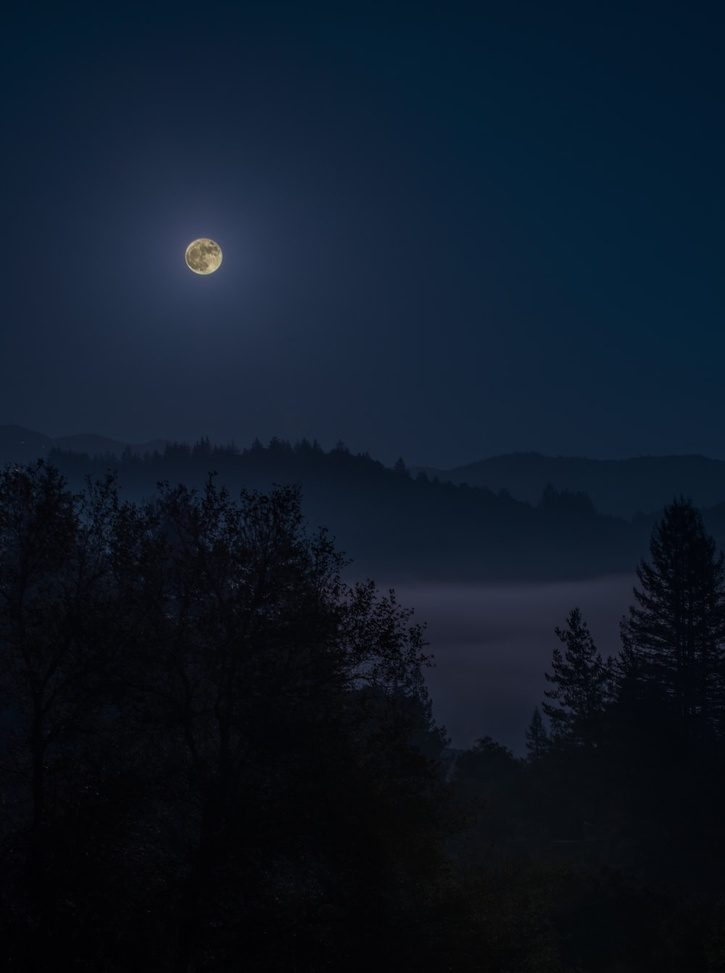
#> input picture photo1.jpeg, 725 x 973 px, shrunk from 1000 x 1342 before the run
$ jupyter execute --allow-errors 05_01_Air_Fiya_Niswatus_Sholihah.ipynb
#> lines starting #> are read from the running program, lines starting #| are printed output that depends on the picture
# Assignment Ch. 5 - Computer Vision [Case #1]
Startup Campus, Indonesia - `Artificial Intelligence Track`
* Dataset: -
* Libraries: Scikit-image, OpenCV, Numpy, Matplotlib
* Objective: Digital Image Processing

`PREREQUISITE` All modules (with their suitable versions) are installed properly.
<br>`TASK` Complete the notebook cell's code marked with <b>#TODO</b> comment.
<br>`TARGET PORTFOLIO` Students are able to replicate the image enhancement algorithm commonly (and recently) used in smartphone companies.
<br>`WARNING` Do **NOT CHANGE** any codes within the User-defined Functions (UDFs) section.

### Case Study Description
As of July 2023, both Apple and Samsung lead the smartphone industry worldwide, with a combined 52.61% of the total market share [(ref1)](https://www.oberlo.com/statistics/smartphone-market-share). As the main feature that must be present on today's smartphones, Apple and Samsung are competing to create camera technology so you can capture your best photo even in the low light condition.
- In September 2019, Apple introduced **Deep Fusion** technology (via the iPhone 11 series) to tackle the challenge. Its upgrade, named **Photonic Engine**, was introduced in September 2022 via the new iPhone 14 series [(ref2)](https://www.youtube.com/watch?v=ux6zXguiqxM&t=4784s&ab_channel=Apple).
- In February 2023, Samsung introduced **Adaptive Tetra-squared Pixel Sensor** technology with the Samsung S23 series as a counter-solution to a similar problem, promising excellent bright photo results from dark-toned images [(ref3)](https://www.youtube.com/watch?v=gUM2wYKdxDA&t=742s&ab_channel=Samsung).

At its core, both technologies work by combining several adjacent pixels into a single pixel, using a **Max Pooling** operation. In this case, you are challenged to replicate the concept (brighten dark-toned photos), and then compare the result with another approach, i.e., **Contrast Limited Adaptive Histogram Equation (CLAHE)**.

[KLIK UNTUK TERJEMAHKAN TEKS](https://translate.google.com/?hl=id&ie=UTF-8&sl=en&tl=id&text=As%20of%20July%202023%2C%20both%20Apple%20and%20Samsung%20lead%20the%20smartphone%20industry%20worldwide%2C%20with%20a%20combined%2052.61%25%20of%20the%20total%20market%20share%20(ref1).%20As%20the%20main%20feature%20that%20must%20be%20present%20on%20today%27s%20smartphones%2C%20Apple%20and%20Samsung%20are%20competing%20to%20create%20camera%20technology%20so%20you%20can%20capture%20your%20best%20photo%20even%20in%20the%20low%20light%20condition.%0A%0A-%20In%20September%202019%2C%20Apple%20introduced%20Deep%20Fusion%20technology%20(via%20the%20iPhone%2011%20series)%20to%20tackle%20the%20challenge.%20Its%20upgrade%2C%20named%20Photonic%20Engine%2C%20was%20introduced%20in%20September%202022%20via%20the%20new%20iPhone%2014%20series%20(ref2).%0A%0A-%20In%20February%202023%2C%20Samsung%20introduced%20Adaptive%20Tetra-squared%20Pixel%20Sensor%20technology%20with%20the%20Samsung%20S23%20series%20as%20a%20counter-solution%20to%20a%20similar%20problem%2C%20promising%20excellent%20bright%20photo%20results%20from%20dark-toned%20images%20(ref3).%0A%0AAt%20its%20core%2C%20both%20technologies%20work%20by%20combining%20several%20adjacent%20pixels%20into%20a%20single%20pixel%2C%20using%20a%20Max%20Pooling%20operation.%20In%20this%20case%2C%20you%20are%20challenged%20to%20replicate%20the%20concept%20(brighten%20dark-toned%20photos)%2C%20and%20then%20compare%20the%20result%20with%20another%20approach%2C%20i.e.%2C%20Contrast%20Limited%20Adaptive%20Histogram%20Equation%20(CLAHE).&op=translate)

### Import libraries

[cell 1]
import numpy as np, cv2
from skimage.io import imsave
from skimage.measure import block_reduce
from torch.nn import MaxPool2d
from torch import from_numpy
from matplotlib import pyplot as plt
from matplotlib.image import imread

### User-defined Functions (UDFs)

[cell 2]
def plot(
    imgs : list,
    titles : list = ["ORIGINAL", "EDITED"],
    figsize : tuple = (8, 5),
    cmaps : list = [None, None],
    *args, **kwargs
) -> None:

    if len(imgs) > 3:
        raise ValueError("Max. total image = 3.")

    if len(imgs) != len(titles):
        raise ValueError("'imgs' should be in the same length with 'titles'.")

    my_figure = plt.figure(figsize=figsize)
    # NOTE: figsize=(width/horizontally, height/vertically)

    fig_ids = [121, 122] if len(imgs) == 2 else [131, 132, 133]

    for idx, img, title, c in zip(fig_ids, imgs, titles, cmaps):
        m = my_figure.add_subplot(idx)
        plt.imshow(img, cmap=c)
        plt.axis("off")
        plt.title(title)

    plt.tight_layout()

[cell 3]
def apply_clahe_rgb(img, clipLimit=2, tileGridSize=(10, 10)):
    # LAB color model where L = Lightness, a = green-red, b = blue-yellow
    light, a, b = cv2.split(cv2.cvtColor(img, cv2.COLOR_BGR2LAB)) # convert to LAB color model
    light_clahe = cv2.createCLAHE(clipLimit=clipLimit, tileGridSize=tileGridSize).apply(light) # apply CLAHE for lightness (L) component only
    return cv2.cvtColor(cv2.merge((light_clahe, a, b)), cv2.COLOR_LAB2BGR) # return with reconvert to BGR color model

### Load dataset
Do NOT forget to upload "photo1.jpeg" and "lena.png" to the Google Collab files.

[cell 4]
img = imread("photo1.jpeg")
#> img is the input picture: shape (973, 725, 3); mean R, G, B 14.2, 24.9, 38.9

[cell 5]
lena = cv2.imread("lena.png")

### Warm Up: Image processing (exploration using OpenCV)

* Color image -> Grayscale image

#> (a cell that did not finish here is left out)

* Check their histograms

[cell 7]
# TODO: Plot the histogram from the original image
color = ('b', 'g', 'r')
for i, col in enumerate(color):
  histr = cv2.calcHist(images=[img], channels=[i], mask=None, histSize=[256], ranges=[0, 256])
  plt.plot(histr, color=col)

plt.xlabel("pixel value RGB")
plt.ylabel("count")
plt.show()
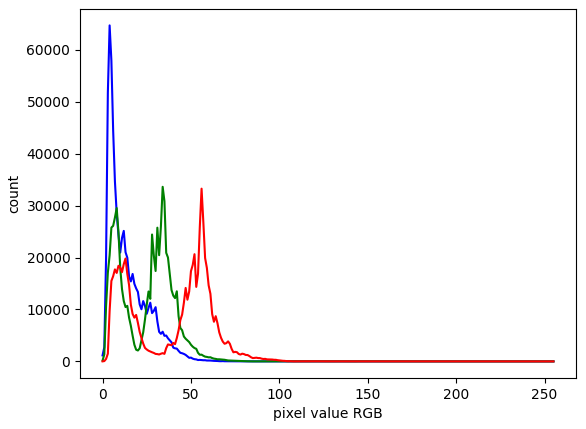
#> figure drawn by matplotlib, 1 panel; curve peaks at x = 4, y = 64713; curve peaks at x = 34, y = 33626; curve peaks at x = 56, y = 33268

#> (a cell that did not finish here is left out)

### Max Pooling (using Scikit-image)

[cell 9]
BLOCK_SIZE = (4, 4, 1)

[cell 10]
img_edited = block_reduce(img, block_size=BLOCK_SIZE, func=np.max)
plot(imgs=[img, img_edited])
#> in plot, `fig_ids = [121, 122] if len(imgs) == 2 else [131, 132, 133]`: fig_ids = [121, 122]
#> the loop in plot, `for idx, img, title, c in zip(fig_ids, imgs, titles, cmaps):` made 2 passes
#> (idx, title, c) on passes 1 to 2: (121, 'ORIGINAL', None), (122, 'EDITED', None)
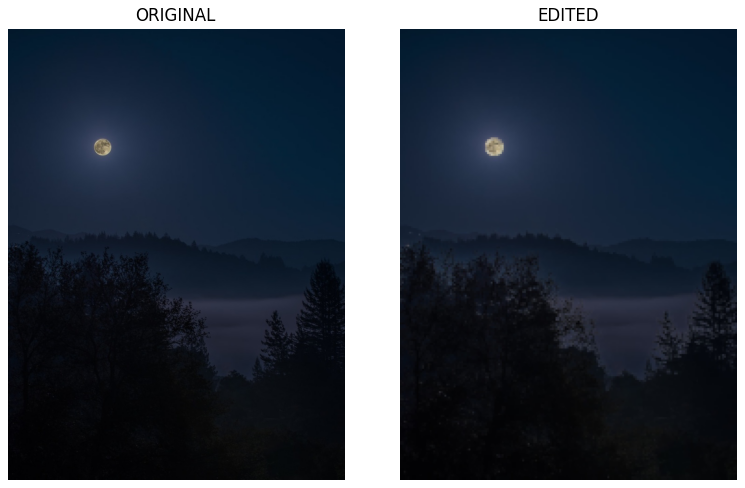
#> figure drawn by matplotlib, 2 panels

### Max Pooling (using PyTorch)

#> (a cell that did not finish here is left out)

[cell 12]
# QUESTIONS
# TODO: What does PyTorch offer in its Max Pooling operation compared to Scikit-image?

[ ANSWER HERE ]

- PyTorch mendukung akselerasi GPU, memungkinkan perhitungan mempercepat perhitungan, terutama untuk gambar besar atau saat memproses sejumlah besar gambar. Scikit-image lebih bergantung pada pemrosesan CPU dan tidak memiliki dukungan bawaan untuk akselerasi GPU.
- PyTorch memberikan lebih banyak fleksibilitas dalam hal mendefinisikan lapisan pooling kustom dan menentukan berbagai parameter, seperti ukuran pool dan langkah.Parameter dapat diubah secara dinamis selama pelatihan. Scikit-image menggunakan operasi pooling dasar dengan fleksibilitas yang lebih sedikit dalam hal menyesuaikan proses pooling.
- PyTorch adalah kerangka kerja yang utamanya digunakan untuk deep learning, memberikan integrasi yang mulus dengan jaringan saraf tiruan. Max pooling dalam PyTorch sering digunakan sebagai lapisan dalam jaringan saraf tiruan konvolusi (CNN). Scikit-image adalah perpustakaan pemrosesan gambar dan tidak menawarkan kemampuan deep learning.
- Pada max pooling dalam PyTorch, gradien dapat dihitung secara otomatis dan digunakan untuk melatih jaringan. Scikit-image tidak memiliki fitur ini karena tidak dirancang untuk tugas deep learning.

### Min Pooling and Average Pooling

[cell 13]
img_edited_min = block_reduce(img, BLOCK_SIZE, np.min) # TODO: Recall the block_reduce(), but with func=np.min
plot(imgs=[img, img_edited_min])
#> the loop in plot (call 2), `for idx, img, title, c in zip(fig_ids, imgs, titles, cmaps):` made 2 passes
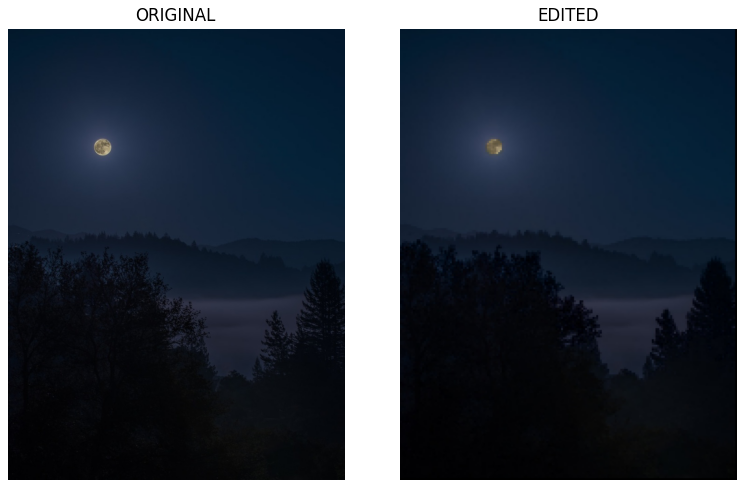
#> figure drawn by matplotlib, 2 panels

[cell 14]
img_edited_avg = block_reduce(img, BLOCK_SIZE, np.mean).astype(int) # TODO: Recall the block_reduce().astype(int), but with func=np.mean
plot(imgs=[img, img_edited_avg])

[cell 15]
# QUESTIONS
# TODO: What is the difference between Min Pooling and Average Pooling operations?
# If you cannot see the difference, try with another image or change the BLOCK_SIZE.

[ ANSWER HERE ]

Perbedaan utamanya adalah dalam penggunaan operasi Minimum (pemusatan) yang menghasilkan nilai terkecil dan operasi Average (rata-rata) yang menghasilkan rata-rata dari nilai-nilai dalam blok. Minimum Pooling cocok untuk mengidentifikasi fitur kontras rendah, sementara Average Pooling lebih cocok untuk mengurangi noise dan mengekstrak fitur umum.

1. Min pooling
- Nilai terkecil di dalam blok atau area yang ditentukan digunakan sebagai nilai keluaran.
- Berguna dalam mendeteksi fitur yang memiliki intensitas cahaya rendah, seperti tepi gelap atau sudut dalam citra.
- Jika ada beberapa piksel dengan intensitas rendah dalam blok yang dianalisis, maka nilai terkecil di antara piksel-piksel tersebut akan menjadi nilai keluaran dari operasi Min Pooling.

2. Average pooling
- Nilai rata-rata dari semua piksel di dalam blok atau area yang ditentukan digunakan sebagai nilai keluaran.
- Berguna dalam mengekstrak fitur umum dan mengurangi efek noise dalam data.
- Jika terdapat variasi intensitas cahaya di dalam blok yang dianalisis, nilai keluaran Average Pooling akan menjadi rata-rata dari semua piksel di blok tersebut.

### CLAHE
Now imagine you have a better approach to compete Apple's Photonic Engine and Samsung's Adaptive Tetra-squared Pixel technologies using **Contrast Limited Adaptive Histogram Equalization (CLAHE)**. How's the result?

[cell 16]
img_clahe = apply_clahe_rgb(img) # TODO: Call the function apply_clahe_rgb() and pass the variable image of "photo1.jpeg"
#> in apply_clahe_rgb, `light, a, b = cv2.split(cv2.cvtColor(img, cv2.COLOR_BGR2LAB))`:
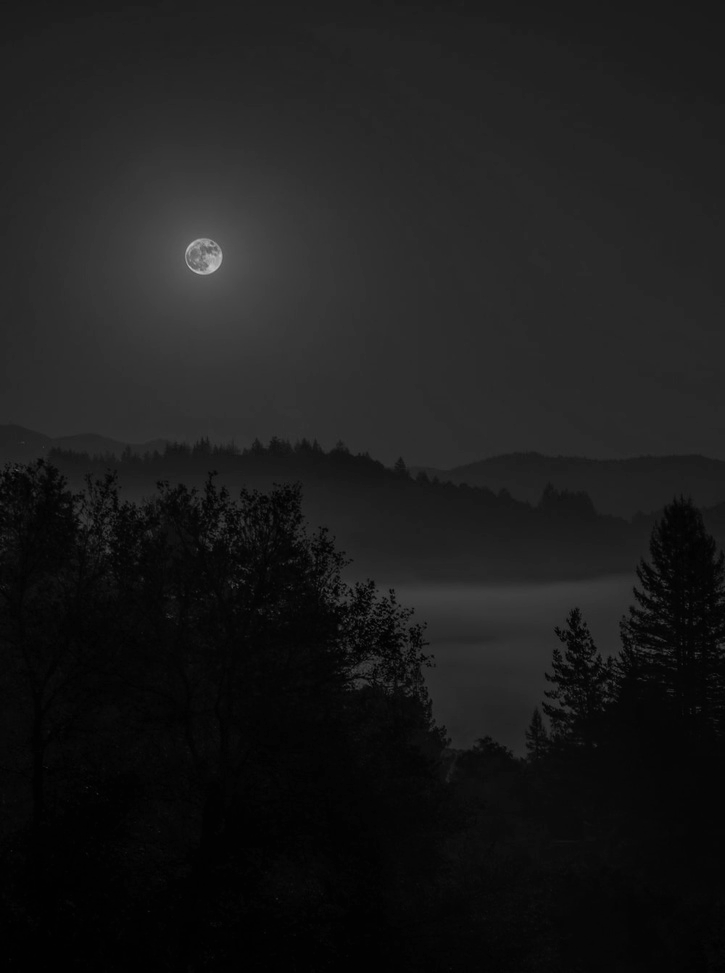
#> light: shape (973, 725); min 0, max 196, mean 27.6
#> in apply_clahe_rgb, `light, a, b = cv2.split(cv2.cvtColor(img, cv2.COLOR_BGR2LAB))`:
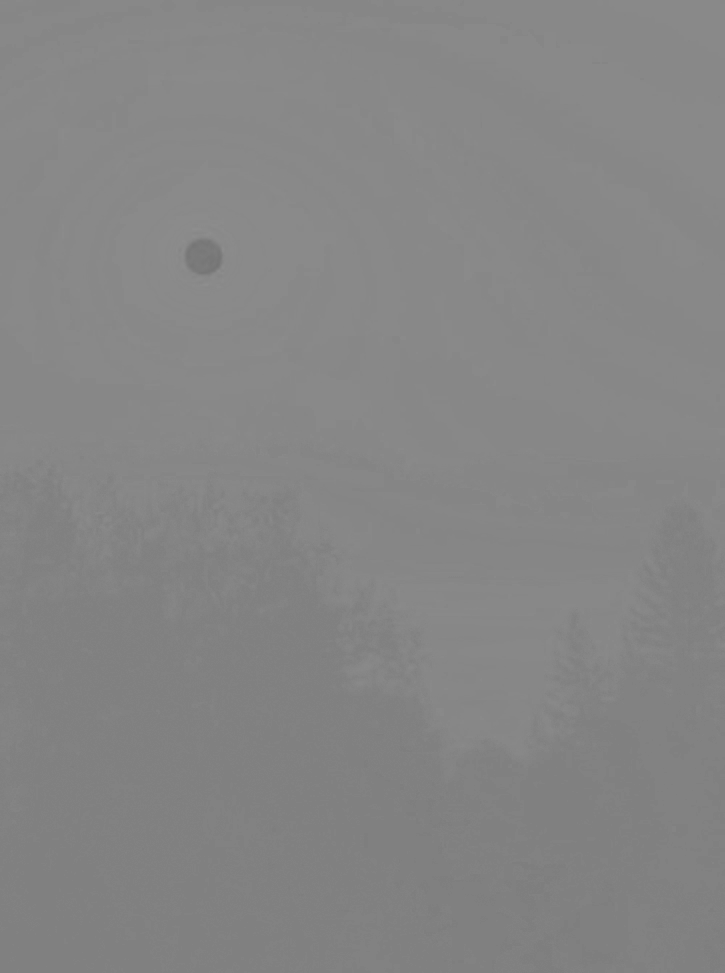
#> a: shape (973, 725); min 116, max 142, mean 133.1
#> in apply_clahe_rgb, `light_clahe = cv2.createCLAHE(clipLimit=clipLimit, tileGridSize=tileGr..`:
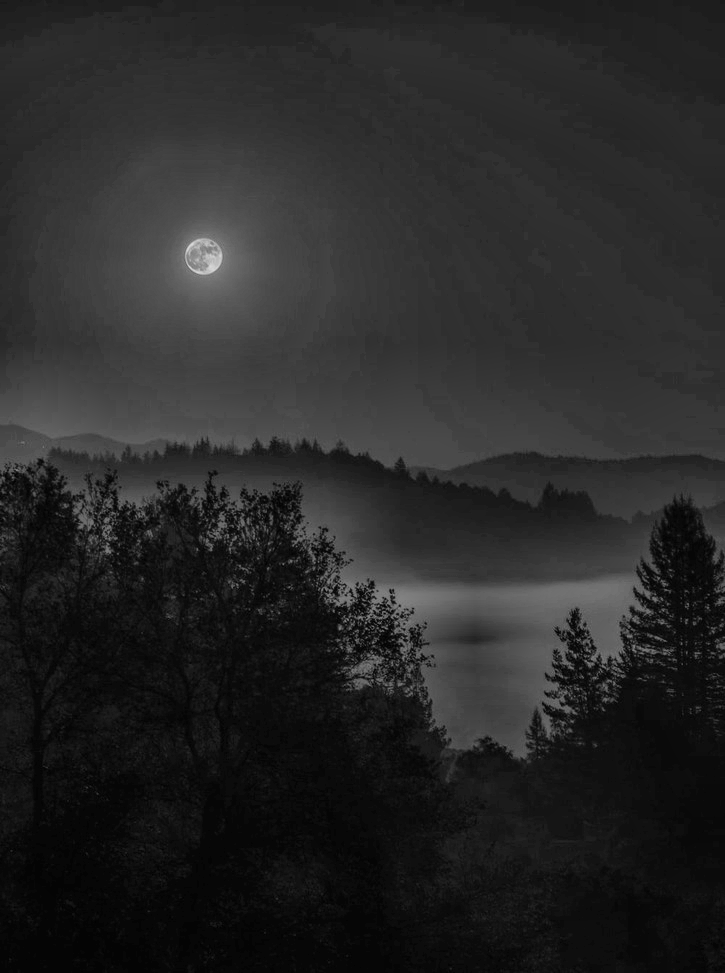
#> light_clahe: shape (973, 725); min 1, max 217, mean 39.6
#> in apply_clahe_rgb, `return cv2.cvtColor(cv2.merge((light_clahe, a, b)), cv2.COLOR_LAB2BGR)`:
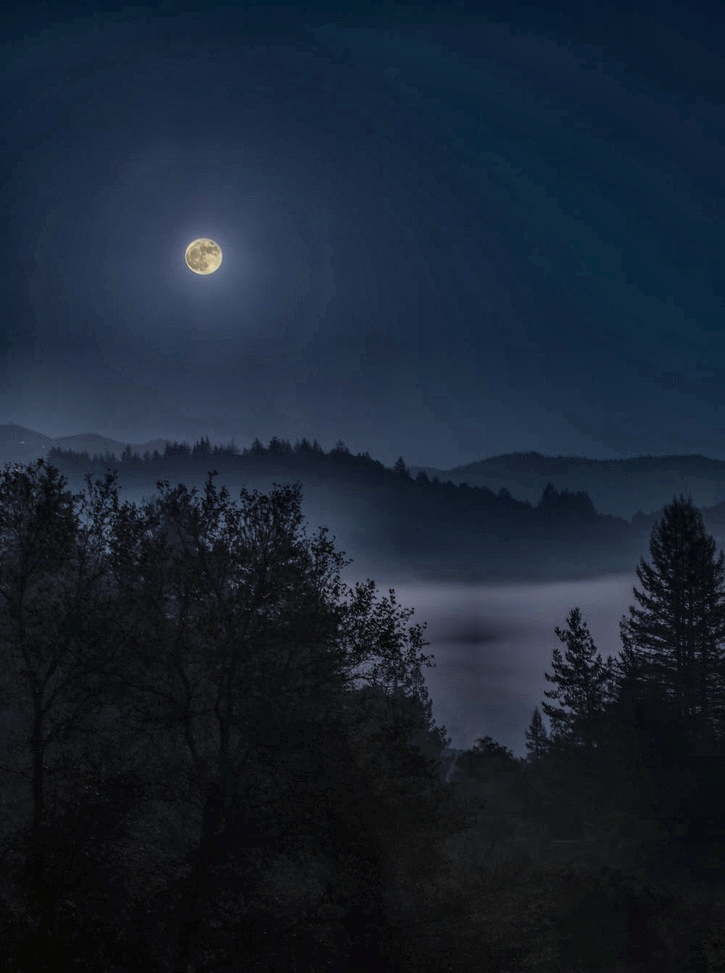
#> returned value: shape (973, 725, 3); mean R, G, B 25.7, 36.1, 50.2
plot(imgs=[img, img_edited, img_clahe], titles=["ORIGINAL", "MAX-POOLING", "CLAHE"], figsize=(12, 5), cmaps=[None]*3)
